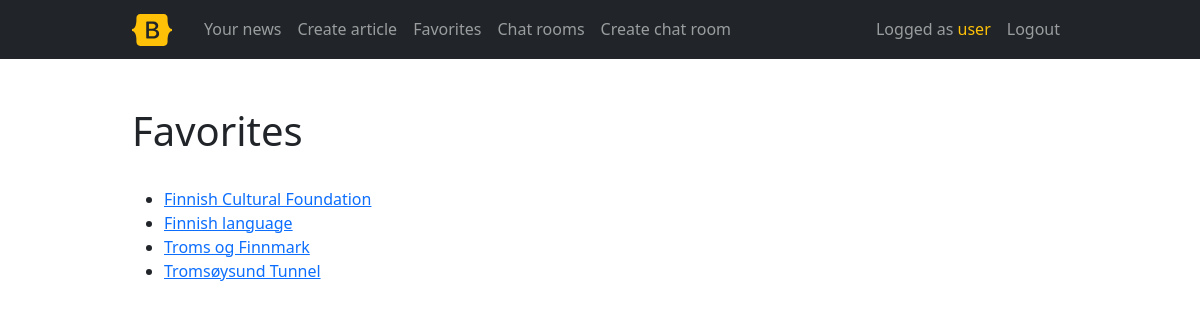
The page /favorites/ (signed in) on the database its author committed.
### publications/models.py (models this page shows, shortened)
class UserFavouriteArticle(models.Model):
    user = models.ForeignKey(User, on_delete=models.CASCADE, null=False)
    article = models.ForeignKey(Article, on_delete=models.CASCADE, null=False)
    class Meta:
        unique_together = ('user', 'article')

class Article(models.Model):
    title = models.CharField(max_length=64, null=False)
    author = models.ForeignKey(User, on_delete=models.CASCADE, null=False)
    created = models.DateTimeField(auto_now_add=True, null=False)
    synopsis = models.CharField(max_length=312, null=False)
    content = models.TextField(null=False)
    class Meta:
        ordering = ['-created']

### publications/views.py (the view)
# urls.py: path('favorites/', FavoritesListView.as_view(), name='favorites'),
class FavoritesListView(ListView):
    model = UserFavouriteArticle
    def get_queryset(self):
        return self.model.objects.filter(user=self.request.user)
    def get_context_data(self, **kwargs):
        context = super().get_context_data(**kwargs)
        context["now"] = timezone.now()
        return context

### publications/templates/publications/userfavouritearticle_list.html
{% extends "base.html" %}
{% block h1 %}Favorites{% endblock %}
{% block content %}
<ul>
{% for fav in object_list %}
    <li><a href="{% url 'article-detail' fav.article.id %}"> {{ fav.article.title }} </a></li>
{% empty %}
    <li>
        No articles yet.
    </li>
{% endfor %}
</ul>
{% endblock %}

### templates/nav.html (shortened to what this page needs)
<nav class="navbar navbar-expand-md navbar-dark bg-dark text-white mb-4">
  <div class="container-fluid container">
    <a  href="/" class="navbar-brand text-white text-decoration-none">
      <svg class="bi me-2" width="40" height="32" role="img" aria-label="Bootstrap"><use xlink:href="#bootstrap"/></svg>
    </a>
    <div class="collapse navbar-collapse justify-content-between" id="navbarCollapse">
      <ul class="navbar-nav me-auto mb-2 mb-md-0">
        {% if user.is_authenticated %}
            <li class="nav-item">
                <a class="nav-link" href="{% url 'my-article-list' %}">Your
                  news</a>
            </li>
            <li class="nav-item"><a class="nav-link" href="{% url 'article-create' %}">Create article</a></li>
            <li class="nav-item"><a class="nav-link" href="{% url 'favorites' %}">Favorites</a></li>
            <li class="nav-item"><a class="nav-link" href="{% url 'chat-list' %}">Chat rooms</a></li>
            <li class="nav-item"><a class="nav-link" href="{% url 'chat-create' %}">Create chat room</a></li>
        {% endif%}
      </ul>
      {% if user.is_authenticated %}
      <ul class="navbar-nav">
          <li class="nav-item"><span class="nav-link">Logged as  <span class="text-warning">{{ request.user }}</span></span></li>
          <li class="nav-item"><a class="nav-link" href="{% url 'logout' %}?next=/">Logout</a></li>
      </ul>
      {% endif %}
    </div>
  </div>
</nav>

### static/css/style.css (style rules this page uses)
.container { max-width: 960px; }

### rows shown on the page
UserFavouriteArticle: article "Finnish Cultural Foundation"
UserFavouriteArticle: article "Finnish language"
UserFavouriteArticle: article "Troms og Finnmark"
UserFavouriteArticle: article "Tromsøysund Tunnel"

### other values the page prints
{{ request.user }} "user"
